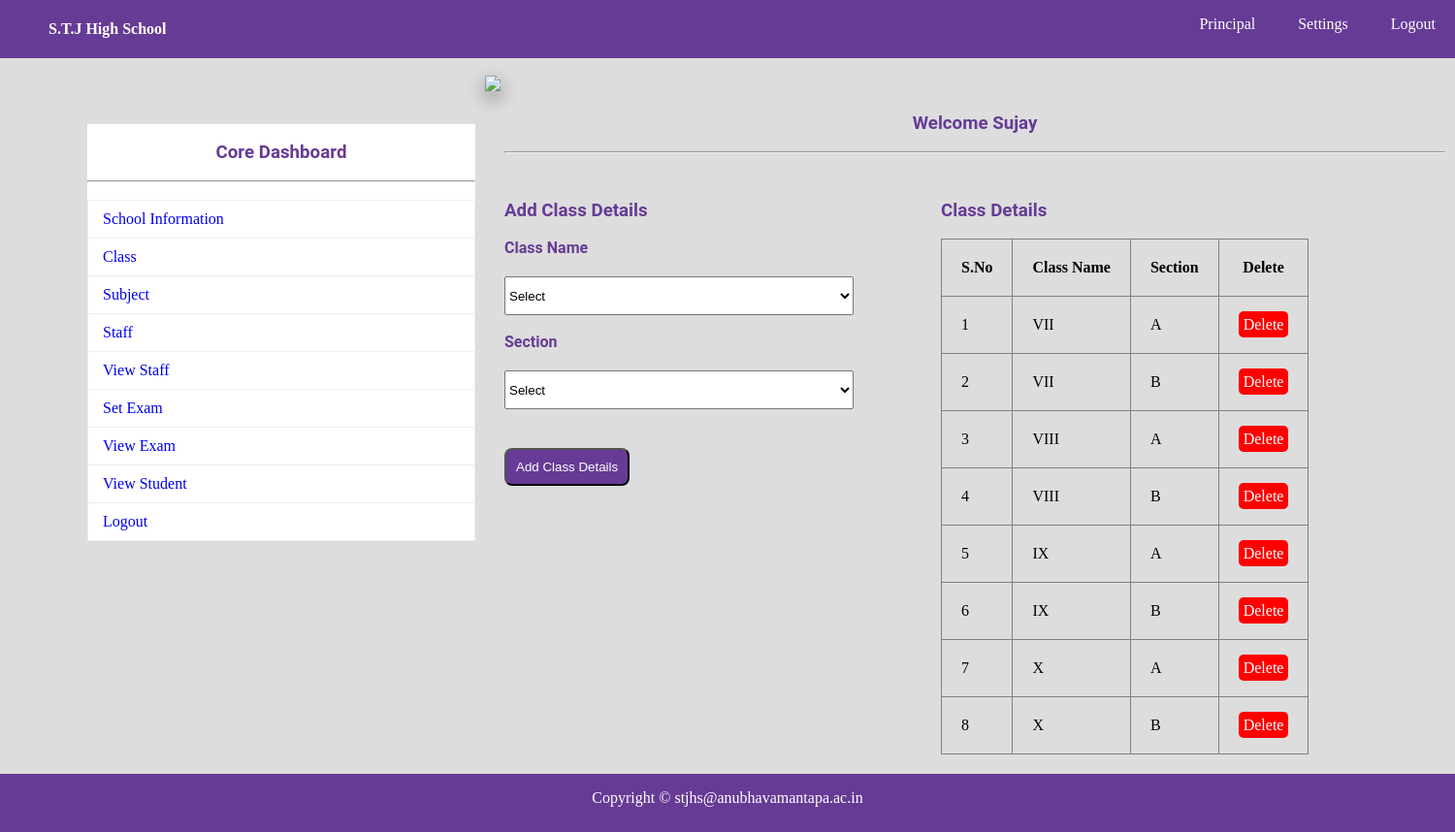
Page /add_class.php (signed in) on the committed database.
### tables this page shows
CREATE TABLE IF NOT EXISTS `class` (
  `CID` int(11) NOT NULL AUTO_INCREMENT,
  `CNAME` varchar(150) NOT NULL,
  `CSEC` varchar(150) NOT NULL,
  PRIMARY KEY (`CID`)
);

### add_class.php (the view, shortened to what this page needs)
<?php
	include"database.php";
?>
<!DOCTYPE html>
<html>
	<head>
		<link rel="stylesheet" type="text/css" href="css/style.css">
	</head>
	<body>
		<?php include"navbar.php";?><br>
		<img src="img/1.png" style="margin-left:500px;" class="sha">
			<div id="section">
				<?php include"sidebar.php";?><br>
				<h3 class="text">Welcome <?php echo $_SESSION["ANAME"]; ?></h3><br><hr><br>
				<div class="content1">
						<h3 > Add Class Details</h3><br>
				<form method="post" action="<?php echo $_SERVER["PHP_SELF"];?>">
					<label>Class Name</label><br>
				<select name="cname"  required class="input2">
						<option value="">Select</option>
					</select><br><br>
					<label>Section </label><br>
					<select name="sec"  required class="input2">
						<option value="">Select</option>
					</select>
					<br>
					<button type="submit" class="btn" name="submit">Add Class Details</button>
				</form>
				</div>
				<div class="tbox">
					<h3 style="margin-top:30px;"> Class Details</h3><br>
					<table border="1px" >
						<tr>
							<th>S.No</th>
							<th>Class Name</th>
							<th>Section</th>
							<th>Delete</th>
						</tr>
						<?php
							$s="select * from class";
							$res=$db->query($s);
							if($res->num_rows>0)
							{
								$i=0;
								while($r=$res->fetch_assoc())
								{
									$i++;
									echo "
										<tr>
											<td>{$i}</td>
											<td>{$r["CNAME"]}</td>
											<td>{$r["CSEC"]}</td>
											<td><a href='delete.php?id={$r["CID"]}' class='btnr'>Delete</a></td>
										</tr>
										";
								}
							}
						?>
					</table>
				</div>
			</div>
				<?php include"footer.php";?>
	</body>
</html>

### css/style.css (style rules this page uses)
* { padding:0px; margin:0px; }
html { background:#dddddd; }
a { text-decoration:none; }
h1,h2,h3,h4,h5,h6,label { font-family:roboto; color:#663b95; }
.btn { border-radius:8px; padding:10px; background:#663b95; color:white; margin-top:40px; }
.btnr { border-radius:5px; padding:5px; background:#ff0000; color:white; }
.sha { -webkit-box-shadow: 0 8px 17px 0 rgba(0, 0, 0, 0.2), 0 6px 20px 0 rgba(0, 0, 0, 0.19); -moz-box-shadow: 0 8px 17px 0 rgba(0, 0, 0, 0.2), 0 6px 20px 0 rgba(0, 0, 0, 0.19); box-shadow: 0 8px 17px 0 rgba(0, 0, 0, 0.2), 0 6px 20px 0 rgba(0, 0, 0, 0.19); }
.input2 { width:80%; height:40px; margin-top:20px; }
label { font-weight:bold; }
.content1 { margin-top:30px; }
.text { text-align:center; }
#section { height:auto; width:1400px; margin-left:90px; font-family:cambria; }
.content1 { margin-top:30px; height:auto; width:450px; float:left; }
.tbox { float:left; }
.tbox table { border-collapse:collapse; }
tr,td,th { padding:20px; }
table { border-collapse:collapse; }

### rows in the picture
class: CNAME "VII", CSEC "A"
class: CNAME "VII", CSEC "B"
class: CNAME "VIII", CSEC "A"
class: CNAME "VIII", CSEC "B"
class: CNAME "IX", CSEC "A"
class: CNAME "IX", CSEC "B"
class: CNAME "X", CSEC "A"
class: CNAME "X", CSEC "B"

### other values in the picture
$_SESSION["ANAME"] "Sujay"
